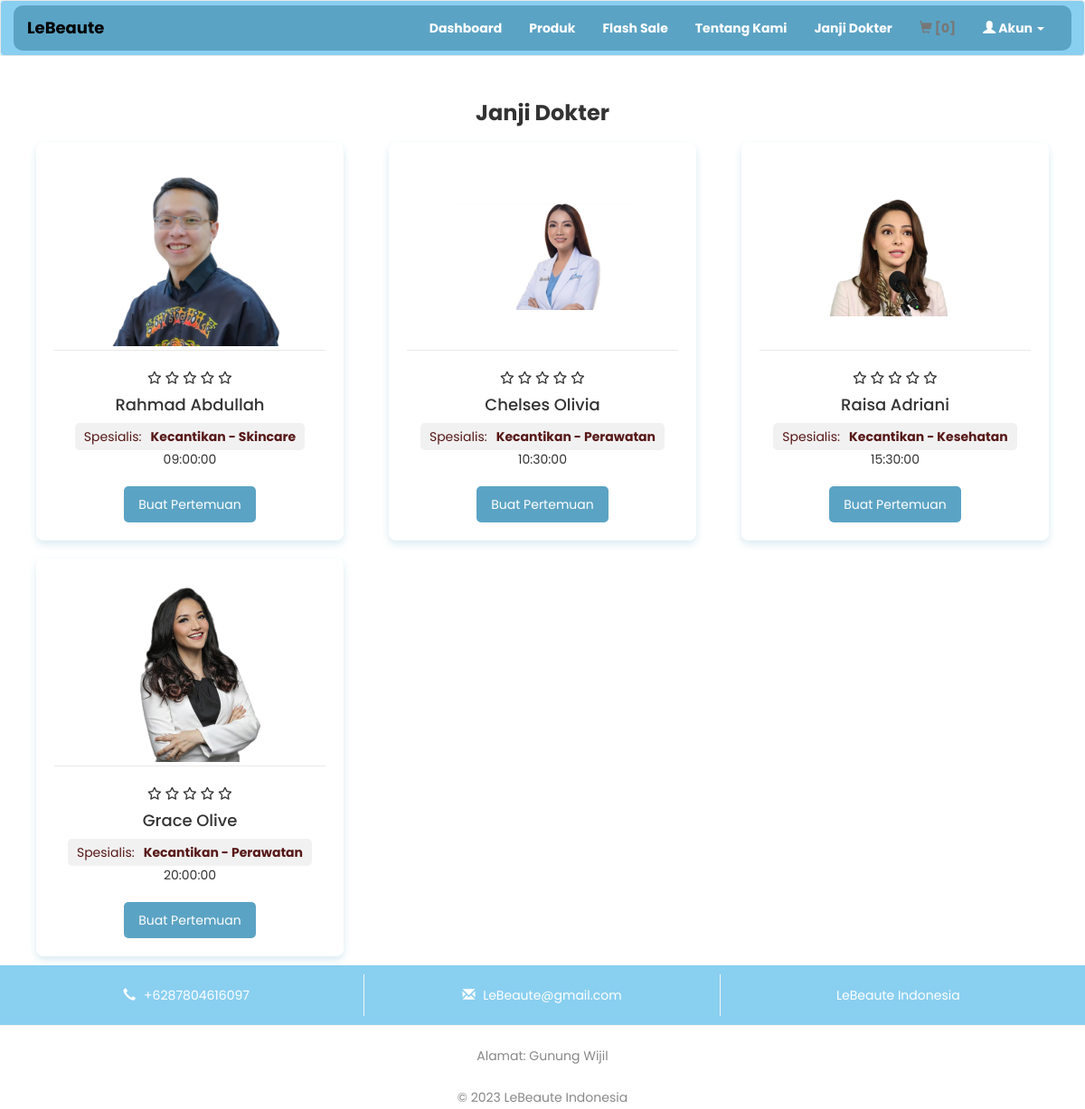
/janjidokter.php, run on the app's committed database.
### tables this page shows
CREATE TABLE `dokter_kecantikan` (
  `ID_DOKTER` char(8) NOT NULL,
  `Gambar_Dokter` varchar(255) NOT NULL,
  `Spesialis` varchar(255) NOT NULL,
  `NAMA_DOKTER` varchar(30) NOT NULL,
  `STATUS_KETERSEDIAAN` tinyint(1) NOT NULL,
  `JAM_KERJA` time NOT NULL
);

### janjidokter.php (the view, shortened to what this page needs)
<?php
include 'header.php';
?>
<!DOCTYPE html>
<html lang="en">
<head>
    <link rel="stylesheet" href="https://stackpath.bootstrapcdn.com/bootstrap/3.4.1/css/bootstrap.min.css">
    <link rel="stylesheet" href="https://cdnjs.cloudflare.com/ajax/libs/font-awesome/6.2.0/css/all.min.css">
    <link rel="stylesheet" href="css/css_cleanser.css">
</head>
<body>
<div class="container">
    <h2 class="Judul-Kategori"><b>Janji Dokter</b></h2>
    <div class="row">
    <?php
        $result = mysqli_query($conn, "SELECT nama_dokter, jam_kerja, gambar_dokter, spesialis FROM dokter_kecantikan");
        while ($row = mysqli_fetch_assoc($result)) {
            $name = $row['nama_dokter'];
            $schedule = $row['jam_kerja'];
            $spesialis = $row['spesialis'];
    ?>
        <div class="col-xs-12 col-sm-6 col-md-4">
            <div class="card">
                <div class="card-img-container">
                    <img src="img/dokter/<?= $row['gambar_dokter']; ?>" style="width: 200px;">
                </div>
                <div class="card-body">
                    <div class="star text-center">
                        <i class="far fa-star"></i>
                        <i class="far fa-star"></i>
                        <i class="far fa-star"></i>
                        <i class="far fa-star"></i>
                        <i class="far fa-star"></i>
                    </div>
                    <h3><?= $name; ?></h3>
                    <div class="product-quantity">
                        <span class="quantity-label">Spesialis:</span>
                        <span class="quantity-value"><?= $spesialis; ?></span>
                    </div>
                    <p><?= $schedule; ?></p>
                    <div class="product-action">
                        <form action="buat_pertemuan.php" method="POST">
                            <button type="submit" href="buat_pertemuan.php" name="buat_pertemuan" class="btn btn-primary" onclick="confirmAndRedirect('<?= $name; ?>')">Buat Pertemuan</button>
                        </form>
                    </div>
                </div>
            </div>
        </div>
    <?php
        }
    ?>
    </div>
</div>
</body>
</html>
<?php
    include 'footer.php';
?>

### css/css_header.css (style rules this page uses)
* { font-family: Poppins; }

### css/css_cleanser.css (style rules this page uses)
* { font-family: Poppins; }
.Judul-Kategori { text-align: center; margin-top: 30px; font-size: 24px; color: #333; }
.card { text-align: justify; padding: 20px; box-shadow: 0 4px 8px 0 rgba(65, 150, 189, 0.2); transition: 0.3s; aspect-ratio: 1/1; background-color: #fff; border-radius: 8px; display: flex; flex-direction: column; align-items: center; justify-content: space-between; margin: 10px; }
.card { margin: 10px; }
.card-body { text-align: center; margin-top: 20px; position: relative; }
.card-body h3 { margin-top: 10px; font-size: 18px; color: #333; }
.card-img-container { width: 100%; height: 70%; display: flex; align-items: center; justify-content: center; border-bottom: 1px solid #eaeaea; }
.product-quantity { bottom: -20px; left: 50%; background-color: #f1f1f1; padding: 5px 10px; border-radius: 5px; font-size: 14px; color: #571818; display: inline-flex; align-items: center; }
.quantity-label { margin-right: 10px; }
.quantity-value { font-weight: bold; }
.product-action .btn { background-color: #337ab7; color: #fff; border-radius: 5px; padding: 8px 16px; font-size: 14px; border: none; cursor: pointer; }

### janjidokter.php (style rules this page uses)
.product-action .btn { background-color: #5ba3c4; color: #fff; border-radius: 5px; padding: 8px 16px; padding-bottom: 10px; font-size: 14px; border: none; cursor: pointer; }
.product-action .btn { margin-top: 10px; }
.product-action .btn { padding-top: 10px; }

### data on the page
dokter_kecantikan: Gambar_Dokter (picture), NAMA_DOKTER "Rahmad Abdullah", Spesialis "Kecantikan - Skincare", JAM_KERJA "09:00:00"
dokter_kecantikan: Gambar_Dokter (picture), NAMA_DOKTER "Chelses Olivia", Spesialis "Kecantikan - Perawatan", JAM_KERJA "10:30:00"
dokter_kecantikan: Gambar_Dokter (picture), NAMA_DOKTER "Raisa Adriani", Spesialis "Kecantikan - Kesehatan", JAM_KERJA "15:30:00"
dokter_kecantikan: Gambar_Dokter (picture), NAMA_DOKTER "Grace Olive", Spesialis "Kecantikan - Perawatan", JAM_KERJA "20:00:00"
